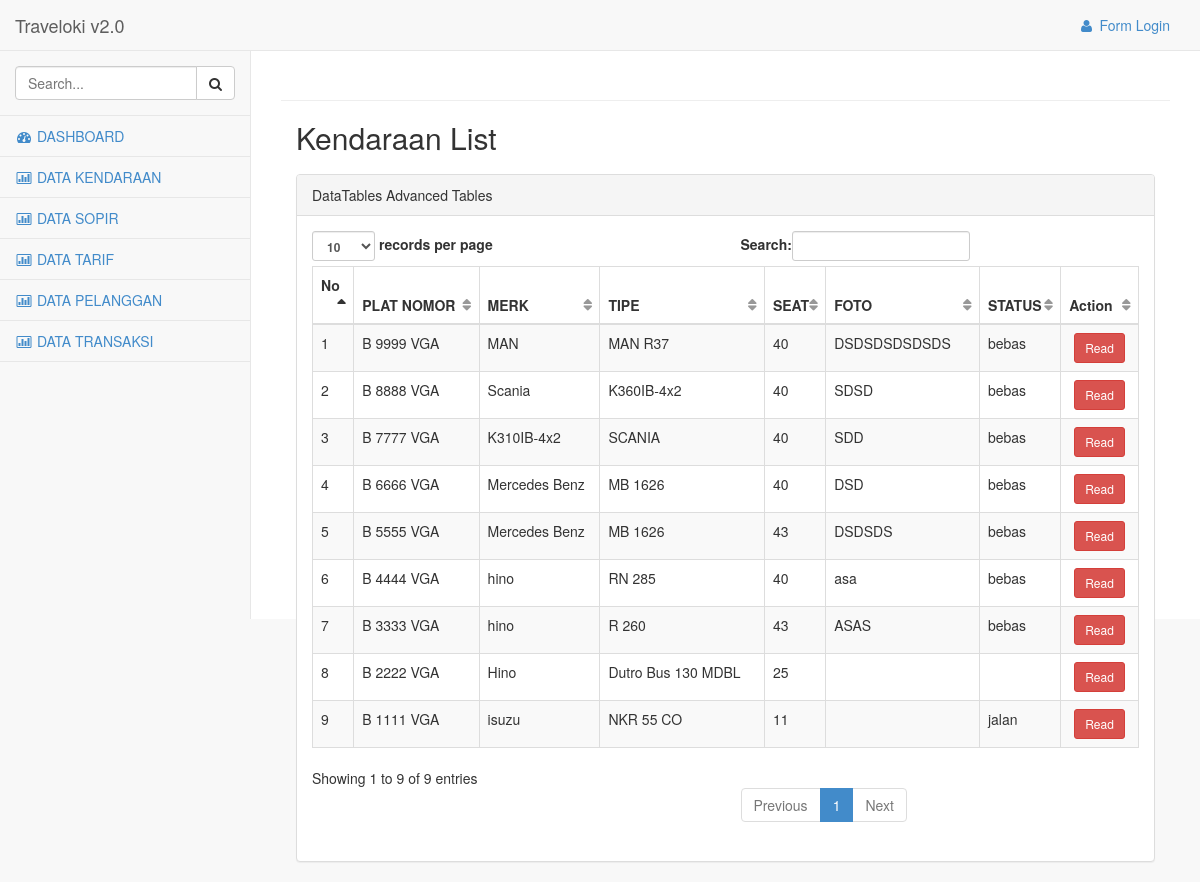
Page /index.php/kendaraan on the committed database.
### tables this page shows
CREATE TABLE IF NOT EXISTS `kendaraan` (
`kendaraan_id` int(11) NOT NULL,
  `kendaraan_platnomor` varchar(30) NOT NULL,
  `kendaraan_merk` varchar(100) NOT NULL,
  `kendaraan_tipe` varchar(47) NOT NULL,
  `kendaraan_tahunrakit` int(4) NOT NULL,
  `kendaraan_seat` int(11) NOT NULL,
  `kendaraan_foto` text NOT NULL,
  `kendaraan_fasilitas` text NOT NULL,
  `kendaraan_status` enum('bebas','jalan') NOT NULL
);

### application/libraries/Template.php (called while the page is built)
<?php if ( ! defined('BASEPATH')) exit('No direct script access allowed');
class Template {
		var $template_data = array();
		function set($name, $value)
		{
			$this->template_data[$name] = $value;
		}
		function load($template = '', $view = '' , $view_data = array(), $return = FALSE)
		{
			$this->CI =& get_instance();
			$this->set('contents', $this->CI->load->view($view, $view_data, TRUE));
			return $this->CI->load->view($template, $this->template_data, $return);
		}
}

### application/controllers/kendaraan.php (called while the page is built, shortened)
<?php
class Kendaraan extends CI_Controller
{
    public function index()
    {
        $kendaraan = $this->kendaraan_model->get_all();
        $data = array(
            'kendaraan_data' => $kendaraan
        );
        $this->template->load('adminTemplate','kendaraan_list', $data);
    }
}

### index.php (called while the page is built, shortened)
<?php
require_once BASEPATH.'core/CodeIgniter.php';

### application/models/Kendaraan_model.php (called while the page is built, shortened)
<?php
class Kendaraan_model extends CI_Model
{
    public $table = 'kendaraan';
    public $id = 'kendaraan_id';
    public $order = 'DESC';
    function get_all()
    {
        $this->db->order_by($this->id, $this->order);
        return $this->db->get($this->table)->result();
    }
}

### application/views/kendaraan_list.php (the view, shortened to what this page needs)
<div class='col-lg-12'>
        <div class="row" style="margin-bottom: 10px">
            <div class="col-md-4">
                <h2 style="margin-top:0px">Kendaraan List</h2>
            </div>
            <div class="col-md-4 text-center">
            </div>
            <div class="col-md-4 text-right">
            </div>
        </div>
    <div class="panel panel-default">
          <div class="panel-heading">
                            DataTables Advanced Tables
                        </div>
                        <div class="panel-body">
        <table class="table table-bordered table-striped" id="mytable">
            <thead>
                <tr>
                    <th>No</th>
		    <th>PLAT NOMOR</th>
		    <th>MERK</th>
		    <th>TIPE</th>
		    <th>SEAT</th>
		    <th>FOTO</th>
		    <th>STATUS</th>
		    <th>Action</th>
                </tr>
            </thead>
	    <tbody>
            <?php
            $start = 0;
            foreach ($kendaraan_data as $kendaraan)
            {
                ?>
                <tr>
		    <td><?php echo ++$start ?></td>
		    <td><?php echo $kendaraan->kendaraan_platnomor ?></td>
		    <td><?php echo $kendaraan->kendaraan_merk ?></td>
		    <td><?php echo $kendaraan->kendaraan_tipe ?></td>
		    <td><?php echo $kendaraan->kendaraan_seat ?></td>
		    <td><?php echo $kendaraan->kendaraan_foto ?></td>
		    <td><?php echo $kendaraan->kendaraan_status ?></td>
		    <td style="text-align:center">
			<?php
			echo anchor(site_url('kendaraan/read/'.$kendaraan->kendaraan_id),'Read',array('class'=>'btn btn-danger btn-sm'));
			?>
		    </td>
	        </tr>
                <?php
            }
            ?>
            </tbody>
        </table>
                        </div>
    </div>
        </div>

### assets/css/sb-admin-2.css (style rules this page uses)
body { background-color: #f8f8f8; }
.navbar-top-links li a { padding: 15px; min-height: 50px; }
table.dataTable thead .sorting, table.dataTable thead .sorting_asc, table.dataTable thead .sorting_desc, table.dataTable thead .sorting_asc_disabled, table.dataTable thead .sorting_desc_disabled { background: 0 0; }
table.dataTable thead .sorting_asc:after { content: "\f0de"; float: right; font-family: fontawesome; }
table.dataTable thead .sorting:after { content: "\f0dc"; float: right; font-family: fontawesome; color: rgba(50,50,50,.5); }

### rows in the picture
kendaraan: kendaraan_platnomor "B 9999 VGA", kendaraan_merk "MAN", kendaraan_tipe "MAN R37", kendaraan_seat "40", kendaraan_foto "DSDSDSDSDSDS", kendaraan_status "bebas", kendaraan_id "Read"
kendaraan: kendaraan_platnomor "B 8888 VGA", kendaraan_merk "Scania", kendaraan_tipe "K360IB-4x2", kendaraan_seat "40", kendaraan_foto "SDSD", kendaraan_status "bebas", kendaraan_id "Read"
kendaraan: kendaraan_platnomor "B 7777 VGA", kendaraan_merk "K310IB-4x2", kendaraan_tipe "SCANIA", kendaraan_seat "40", kendaraan_foto "SDD", kendaraan_status "bebas", kendaraan_id "Read"
kendaraan: kendaraan_platnomor "B 6666 VGA", kendaraan_merk "Mercedes Benz", kendaraan_tipe "MB 1626", kendaraan_seat "40", kendaraan_foto "DSD", kendaraan_status "bebas", kendaraan_id "Read"
kendaraan: kendaraan_platnomor "B 5555 VGA", kendaraan_merk "Mercedes Benz", kendaraan_tipe "MB 1626", kendaraan_seat "43", kendaraan_foto "DSDSDS", kendaraan_status "bebas", kendaraan_id "Read"
kendaraan: kendaraan_platnomor "B 4444 VGA", kendaraan_merk "hino", kendaraan_tipe "RN 285", kendaraan_seat "40", kendaraan_foto "asa", kendaraan_status "bebas", kendaraan_id "Read"
kendaraan: kendaraan_platnomor "B 3333 VGA", kendaraan_merk "hino", kendaraan_tipe "R 260", kendaraan_seat "43", kendaraan_foto "ASAS", kendaraan_status "bebas", kendaraan_id "Read"
kendaraan: kendaraan_platnomor "B 2222 VGA", kendaraan_merk "Hino", kendaraan_tipe "Dutro Bus 130 MDBL", kendaraan_seat "25", kendaraan_id "Read"
kendaraan: kendaraan_platnomor "B 1111 VGA", kendaraan_merk "isuzu", kendaraan_tipe "NKR 55 CO", kendaraan_seat "11", kendaraan_status "jalan", kendaraan_id "Read"

### other values in the picture
anchor('users/login','<i class="fa fa-user fa-fw"></i> Form Login') "Form Login"
anchor('sopir',"<i class='fa fa-bar-chart-o fa-fw'></i> DATA SOPIR") "DATA SOPIR"
anchor('tarif',"<i class='fa fa-bar-chart-o fa-fw'></i> DATA TARIF") "DATA TARIF"
